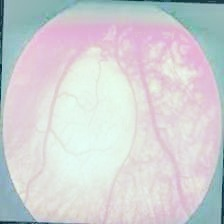
#> input picture 1_jpg_msrcr.jpg, 224 x 224 px, given as the content of the folder Input/train/RB, which was not available
$ python preprocess.py
#> lines starting #> are read from the running program, lines starting #| are printed output that depends on the picture; pictures that were not available may be replaced by others from this repository, and a replacement may not be noted
import cv2
import numpy as np
import os
from glob import glob

# ---------- 1. Multi-Scale Retinex with Color Restoration (MSRCR) ----------
def single_scale_retinex(img, sigma):
    blur = cv2.GaussianBlur(img, (0, 0), sigma)
    retinex = np.log10(img + 1.0) - np.log10(blur + 1.0)
    return retinex

def multi_scale_retinex(img, scales=[15, 80, 250]):
    retinex = np.zeros_like(img, dtype=np.float32)
    for sigma in scales:
        retinex += single_scale_retinex(img, sigma)
    retinex /= len(scales)
    return retinex

def MSRCR(img, scales=[15, 80, 250], alpha=125, beta=46):
    img = np.float32(img) + 1.0
    retinex = multi_scale_retinex(img, scales)

    # Color restoration
    img_sum = np.sum(img, axis=2, keepdims=True)
    color_restoration = beta * (np.log10(alpha * img / img_sum + 1.0))

    msrcr = retinex * color_restoration
    msrcr = (msrcr - np.min(msrcr)) / (np.max(msrcr) - np.min(msrcr)) * 255
    return np.uint8(msrcr)

# ---------- 2. CLAHE ----------
def apply_CLAHE(img):
    lab = cv2.cvtColor(img, cv2.COLOR_BGR2LAB)
    l, a, b = cv2.split(lab)
    clahe = cv2.createCLAHE(clipLimit=3.0, tileGridSize=(8,8))
    cl = clahe.apply(l)
    limg = cv2.merge((cl,a,b))
    return cv2.cvtColor(limg, cv2.COLOR_LAB2BGR)

# ---------- 3. Vessel Suppression ----------
def vessel_suppression(img):
    gray = cv2.cvtColor(img, cv2.COLOR_BGR2GRAY)
    kernel = cv2.getStructuringElement(cv2.MORPH_ELLIPSE, (15,15))
    tophat = cv2.morphologyEx(gray, cv2.MORPH_TOPHAT, kernel)
    blackhat = cv2.morphologyEx(gray, cv2.MORPH_BLACKHAT, kernel)
    suppressed = cv2.add(gray, tophat)
    suppressed = cv2.subtract(suppressed, blackhat)
    return cv2.cvtColor(suppressed, cv2.COLOR_GRAY2BGR)

# ---------- 4. Preprocessing Pipeline ----------
def preprocess_and_save(input_dir, output_dir):
    # Create subfolders
#> called with input_dir = 'Input/train/RB', output_dir = 'processed_images_rb'
    msrcr_dir = os.path.join(output_dir, "MSRCR_rb")
    clahe_dir = os.path.join(output_dir, "CLAHE_rb")
    vessel_dir = os.path.join(output_dir, "Vessel_Suppression_rb")
    final_dir = os.path.join(output_dir, "Final_rb")

    for d in [msrcr_dir, clahe_dir, vessel_dir, final_dir]:
        os.makedirs(d, exist_ok=True)

    image_paths = glob(os.path.join(input_dir, "*.jpg")) + glob(os.path.join(input_dir, "*.png"))

    for path in image_paths:
        img = cv2.imread(path)
#> img is the input picture: shape (224, 224, 3); mean B, G, R 212.2, 209.7, 208.1
        if img is None:
            continue

        filename = os.path.basename(path)

        # Step 1: MSRCR
        msrcr_img = MSRCR(img)
#> in MSRCR, `img_sum = np.sum(img, axis=2, keepdims=True)`:
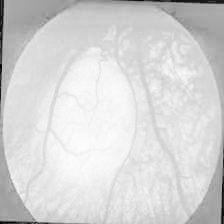
#> img_sum: shape (224, 224, 1) float32; min 94, max 737, mean 633; drawn with min black and max white
#> in MSRCR, `color_restoration = beta * (np.log10(alpha * img / img_sum + 1.0))`:
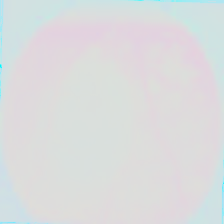
#> color_restoration: shape (224, 224, 3) float32; mean of channels 0, 1, 2 75.3, 75, 74.5; drawn with min black and max white
        cv2.imwrite(os.path.join(msrcr_dir, filename), msrcr_img)

        # Step 2: CLAHE
        clahe_img = apply_CLAHE(msrcr_img)
#> in apply_CLAHE, `lab = cv2.cvtColor(img, cv2.COLOR_BGR2LAB)`: lab: shape (224, 224, 3); mean of channels 0, 1, 2 235, 127.8, 127.8
#> in apply_CLAHE, `l, a, b = cv2.split(lab)`:
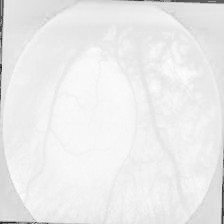
#> l: shape (224, 224); min 30, max 253, mean 235
#> in apply_CLAHE, `l, a, b = cv2.split(lab)`:
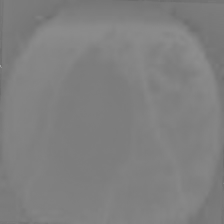
#> a: shape (224, 224); min 108, max 161, mean 127.8
#> in apply_CLAHE, `limg = cv2.merge((cl,a,b))`: limg: shape (224, 224, 3); mean of channels 0, 1, 2 219.7, 127.8, 127.8
#> in apply_CLAHE, `return cv2.cvtColor(limg, cv2.COLOR_LAB2BGR)`:
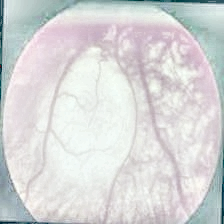
#> returned value: shape (224, 224, 3); mean B, G, R 216.1, 215.9, 214.9
        cv2.imwrite(os.path.join(clahe_dir, filename), clahe_img)

        # Step 3: Vessel Suppression
        vessel_img = vessel_suppression(clahe_img)
#> in vessel_suppression, `blackhat = cv2.morphologyEx(gray, cv2.MORPH_BLACKHAT, kernel)`:
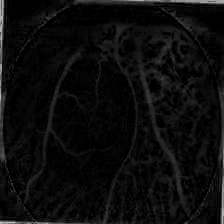
#> blackhat: shape (224, 224); min 0, max 194, mean 11.9
#> in vessel_suppression, `suppressed = cv2.subtract(suppressed, blackhat)`:
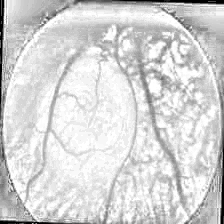
#> suppressed: shape (224, 224); min 0, max 255, mean 212.5
        cv2.imwrite(os.path.join(vessel_dir, filename), vessel_img)

        # Step 4: Final Image (same as vessel output here)
        cv2.imwrite(os.path.join(final_dir, filename), vessel_img)

        print(f"Processed & saved: {filename}")

# ---------- Run ----------
input_dir = "Input/train/RB"         # folder with original retinal images
output_dir = "processed_images_rb"  # root folder to save results
preprocess_and_save(input_dir, output_dir)
